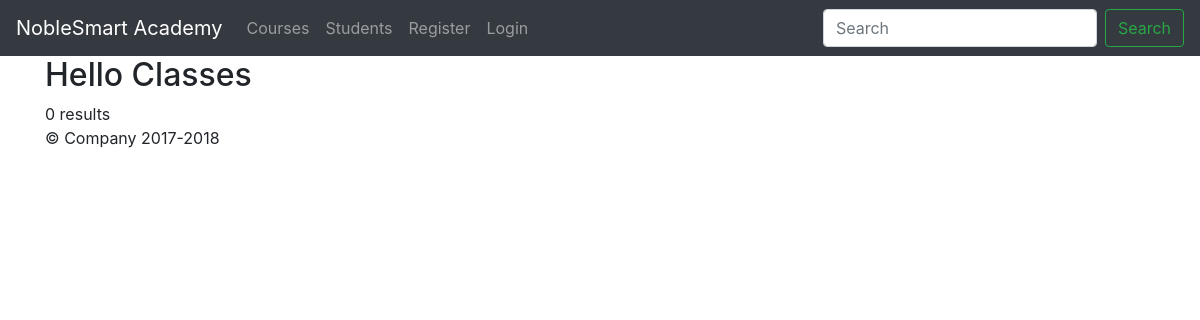
/classes.php, run on an earlier commit of the app's database.
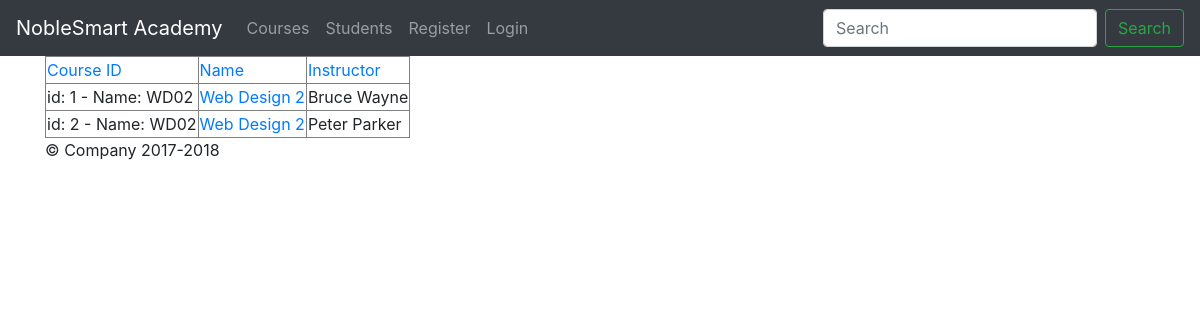
And on a later commit of the database.
### tables this page shows
CREATE TABLE IF NOT EXISTS `classes` (
  `ClassID` int(11) NOT NULL AUTO_INCREMENT,
  `StartDate` date NOT NULL,
  `Time` time(6) DEFAULT NULL,
  `Dates` varchar(100) NOT NULL,
  `instructorID` int(25) NOT NULL,
  `CourseID` int(10) NOT NULL,
  PRIMARY KEY (`ClassID`)
);

CREATE TABLE IF NOT EXISTS `courses` (
  `CourseID` int(11) NOT NULL AUTO_INCREMENT,
  `Name` varchar(255) NOT NULL,
  `Title` varchar(255) NOT NULL,
  `Description` text NOT NULL,
  PRIMARY KEY (`CourseID`)
);

### functions.php (the view, shortened to what this page needs)
<?php
function dbConnect($sql){
    $conn = new mysqli('127.0.0.1', 'root', 'root','academy',8889);
    $result = $conn->query($sql);
    return $result;
}
function buildMenu($arMenus){
    $page = $_SERVER['PHP_SELF'];
    $strOut = "<ul class='navbar-nav mr-auto'>";
    foreach($arMenus as $k=>$v) {
        $class = strpos($page, $v["link"]) === false ? '' : 'active';
        $strOut .= "<li class='nav-item $class'>";
        $strOut .= "<a class='nav-link' href=".$v["link"].">".$v["title"]."</a>";
        $strOut .= "</li>";
    }
    $strOut .= '</ul>';
    echo $strOut;
}
function userProfile(){
    if ($_SESSION != null){
        $fullname = $_SESSION["FullName"];
        $strOut = '<li class="nav-item dropdown">';
        $strOut .= '<a class="nav-link dropdown-toggle" href="http://example.com" id="dropdown01" data-toggle="dropdown" aria-haspopup="true" aria-expanded="false">'.$fullname.'</a>';
        $strOut .= '<div class="dropdown-menu" aria-labelledby="dropdown01">'.
          '<a class="dropdown-item" href="profile.php">Your Profile</a>'.
          '<a class="dropdown-item" href="courses.php">Your Courses</a>'.
          '<a class="dropdown-item" href="logout.php">Logout</a>'.
        '</div>'.
        '</li>';
    } else {
        $strOut = '<li class="nav-item">';
        $strOut .= '<a class="nav-link" href="login.php">Login</a>';
        $strOut .= '</li>';
    }
    echo $strOut;
}
function showClasses($orderby = null){
    $strOut = "<h2>Hello Classes</h2>";
    $sql = "select CL.ClassID, CL.StartDate, CL.Time, CL.Dates, CR.Name, CR.Title,
        CR.Description, concat(I.FirstName,' ', I.LastName) as InstructorName
        from classes as CL
        inner join courses as CR on CL.CourseID=CR.CourseID
        inner join instructor as I on CL.InstructorID=I.InstructorID";
    $classes = dbConnect($sql);
    if ($classes->num_rows > 0) {
        $strOut = "<table border='1'>";
        $strOut .= "<thead><tr><td><a href='classes.php?sort=id'>Course ID</a></td>
            <td><a href='classes.php?sort=name'>Name</a></td>
            <td><a href='classes.php?sort=instr'>Instructor</a></td>";
        $strOut .= "</tr></thead>";
        while($row = $classes->fetch_assoc()) {
            $strOut .= "<tr><td>id: " . $row["ClassID"]. " - Name: " . $row["Name"]. " </td>";
            $strOut .= "<td><a href='classes.php?id=".$row["ClassID"]."'>".$row["Title"]. "</a></td>";
            $strOut .= "<td>".$row["InstructorName"]. "</td>";
            $strOut .= "</tr>";
        }
        $strOut .= "</table>";
    } else {
        $strOut .= "0 results";
    }
    echo $strOut;
}
?>

### classes.php (shortened to what this page needs)
<!doctype html>
<html lang="en">
  <head>
    <?php include("header.php"); ?>
  </head>
  <body>
    <?php include("nav.php"); ?>
    <main role="main">
      <div class="container">
         <?php
         $qs = $_SERVER['QUERY_STRING'];
         if ($qs == ""){
            showClasses();
        }
         ?>
      </div>
    </main>
    <?php include("footer.php"); ?>
  </body>
</html>

### header.php (shortened to what this page needs)
<link href="/dist/css/bootstrap.min.css" rel="stylesheet" type="text/css">
<link href="/assets/css/jumbotron.css" rel="stylesheet" type="text/css">

### nav.php (shortened to what this page needs)
<?php
  include("functions.php");
  $menus = array(
      "courses"=>array(
          "title"=>"Courses",
          "link"=>"courses.php"
      ),
      "students"=>array(
        "title"=>"Students",
        "link"=>"student.php"
      ),
      "register"=>array(
          "title"=>"Register",
          "link"=>"register.php"
      )
)
?>
<nav class="navbar navbar-expand-md navbar-dark fixed-top bg-dark">
      <a class="navbar-brand" href="/">NobleSmart Academy</a>
      <div class="collapse navbar-collapse" id="navbarsExampleDefault">
        <ul class="navbar-nav mr-auto">
        <?php
            buildMenu($menus);
            userProfile();
        ?>
        </ul>
        <form class="form-inline my-2 my-lg-0">
          <input class="form-control mr-sm-2" type="text" placeholder="Search" aria-label="Search">
          <button class="btn btn-outline-success my-2 my-sm-0" type="submit">Search</button>
        </form>
      </div>
    </nav>

### footer.php (shortened to what this page needs)
<footer class="container">
	<p>&copy; Company 2017-2018</p>
</footer>

### assets/css/jumbotron.css (style rules this page uses)
body { padding-top: 3.5rem; }

What changed in the data, as far as the page shows it:
added classes: ClassID "1", CourseID.Name "WD02", CourseID.Title "Web Design 2", InstructorName "Bruce Wayne"
added classes: ClassID "2", CourseID.Name "WD02", CourseID.Title "Web Design 2", InstructorName "Peter Parker"
Also different on the page:
$strOut: "0 results" → (not shown)
text no longer shown: "Hello Classes"
text now shown: "Course ID Name Instructor"
